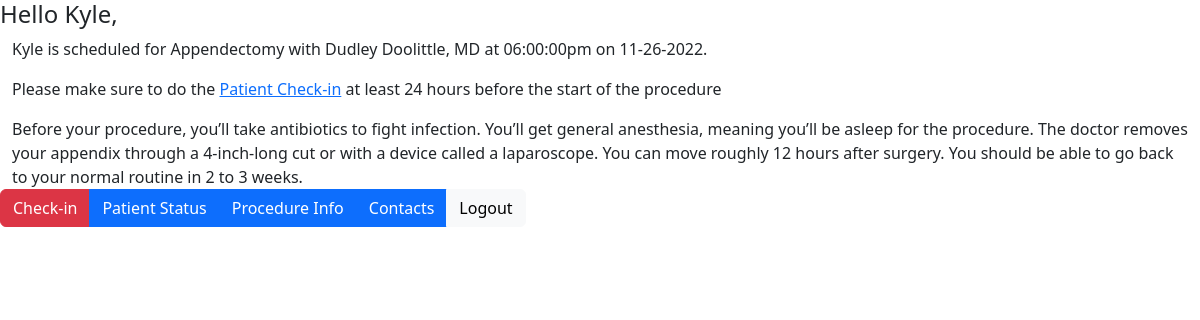
Screenshot of /index.php (signed in) with the database file from the repository.
### tables this page shows
CREATE TABLE `procs` (
  `procID` int(11) NOT NULL,
  `pID` int(11) NOT NULL,
  `dID` int(11) NOT NULL,
  `name` varchar(45) DEFAULT NULL,
  `desc` longtext DEFAULT NULL,
  `checkin` tinyint(1) DEFAULT NULL,
  `date` date DEFAULT NULL,
  `time` time(6) DEFAULT NULL
);

CREATE TABLE `doctor` (
  `dID` int(11) NOT NULL,
  `name` varchar(45) DEFAULT NULL,
  `email` varchar(45) DEFAULT NULL,
  `areacode` int(3) NOT NULL,
  `prefix` int(3) NOT NULL,
  `phone` int(4) NOT NULL
);

### index.php (the view, shortened to what this page needs)
<?php
    include("config.php");
    $pID = $_SESSION["pID"];
    $psql = "SELECT * FROM procs WHERE pID = '$pID'";
    $presult = mysqli_query($conn,$psql);
    $prow = mysqli_fetch_array($presult,MYSQLI_ASSOC);
    $procname = $prow["name"];
    $procID = $prow["procID"];
    $desc = $prow["desc"];
    $zerotime = $prow["time"];
    $atime = rtrim($zerotime, '0');
    $timestamp = strtotime($atime);
    $time = date("h:i:sa", $timestamp);
    $rdate = $prow["date"];
    $datestamp = strtotime($rdate);
    $date = date("m-d-Y", $datestamp);
    $dID = $prow["dID"];
    $dsql = "SELECT name FROM doctor WHERE dID = '$dID'";
    $dresult = mysqli_query($conn,$dsql);
    $drow = mysqli_fetch_array($dresult,MYSQLI_ASSOC);
    $docname = $drow["name"];
    $csql = "SELECT checkin FROM procs WHERE procID = '$procID'";
    $cresult = mysqli_query($conn,$csql);
    $crow = mysqli_fetch_array($cresult,MYSQLI_ASSOC);
    $checkin = $crow["checkin"];
?>
<!DOCTYPE html>
<html>
<head>
    <link href="https://cdn.jsdelivr.net/npm/bootstrap@5.2.2/dist/css/bootstrap.min.css" rel="stylesheet">
</head>
<body>
    <h4>Hello <?php echo $_SESSION['fname']; ?>,</h4>
    <div class="container-fluid">
        <div id="appt">
            <p><?php echo $_SESSION['fname'] . " is scheduled for " .  $procname . " with " . $docname . " at " .  $time . " on " . $date; ?>.</p>
        </div>
        <div id="desc">
        <?php
            if($checkin == 0){
                echo "<p>Please make sure to do the <a href='checkin.php'>Patient Check-in</a> at least 24 hours before the start of the procedure</p>";
            }
            echo $desc; ?>
        </div>
    </div>
    <div class="btn-group">
        <?php if($checkin == 0){
        echo "<a href='checkin.php' role='button' class='btn btn-danger'>Check-in</a>";
        } else {
            echo "<a href='#' role='button' class='btn btn-success'>Checked In</a>";
        }
        ?>
        <a href="patientStatus.php" role="button" class="btn btn-primary">Patient Status</a>
        <a href="index.php" role="button" class="btn btn-primary">Procedure Info</a>
        <a href="contacts.php" role="button" class="btn btn-primary">Contacts</a>
        <a href="logout.php" role="button" class="btn btn-light">Logout</a>
    </div>
</body>
</html>

### rows the page displays
procs: name "Appendectomy", time "06:00:00pm", date "11-26-2022", desc "Before your procedure, you’ll take antibiotics to fight infection. You’ll get general anesthesia, meaning you’ll be asleep for the procedure. The doctor removes your appendix through a 4-inch-long cut or with a device called a laparoscope. You can move roughly 12 hours after surgery. You should be able to go back to your normal routine in 2 to 3 weeks."
doctor: name "Dudley Doolittle, MD"

### other values shown
$_SESSION['fname'] "Kyle"
